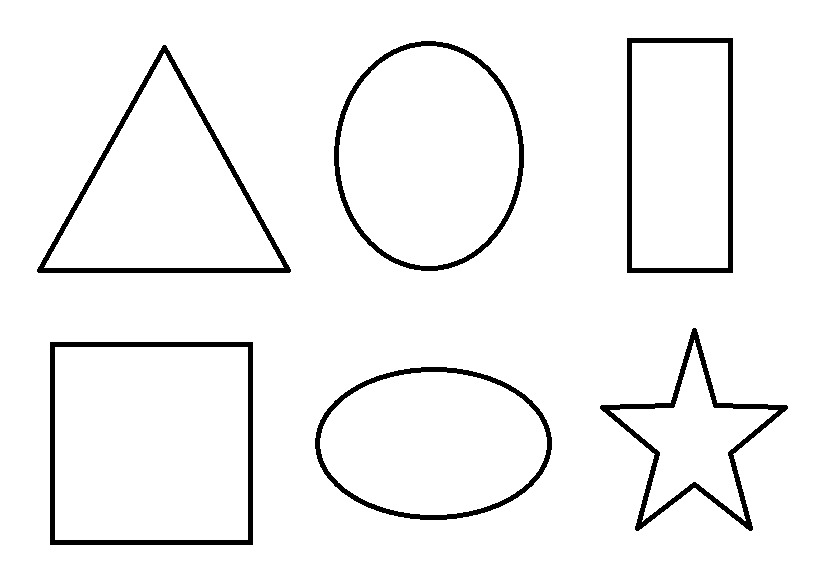
#> input picture Shape.jpg, 824 x 568 px
$ python 'Shape Matching.py'   (Python 2 division)   (older library calls are emulated)
#> lines starting #> are read from the running program, lines starting #| are printed output that depends on the picture; after the words box and inside, x2 and y2 are one past the last pixel; in counts of white or black regions, pixels touching at a corner belong together
import cv2

image = cv2.imread('Shape.jpg',0)
#> image is the input picture: shape (568, 824); min 0, max 255, mean 243.6

ret,thresh = cv2.threshold(image,127,255,1)
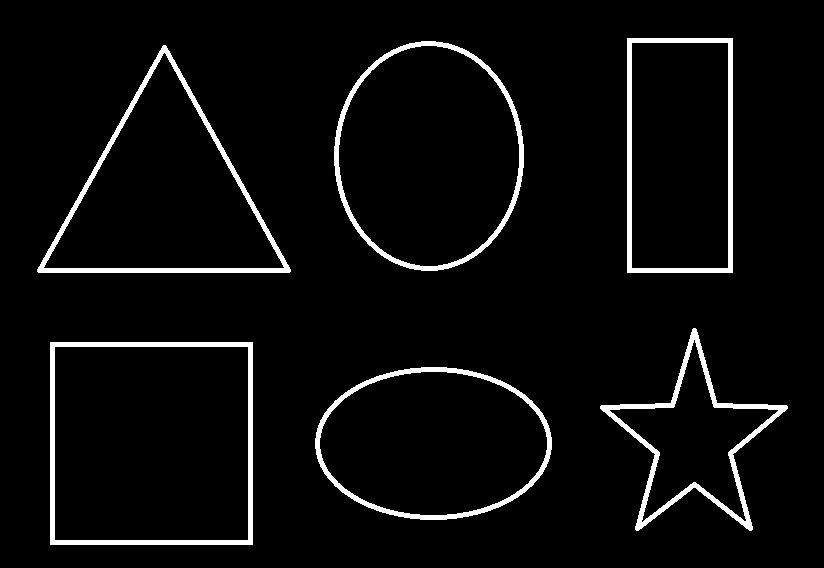
#> thresh: shape (568, 824); 4.5% white; 6 white regions


imageN, contours, hierarchy = cv2.findContours(thresh.copy(),cv2.RETR_LIST,cv2.CHAIN_APPROX_SIMPLE)
#> contours = 12 contours; largest, box (x1, y1, x2, y2) and area: (50, 342, 253, 545) 40804, (54, 346, 249, 541) 37634, (334, 41, 524, 271) 33996, (338, 45, 520, 267) 31361, (37, 45, 291, 273) 29310
print len(contours)
#| 12

n=len(contours)-1
#> n = 11
contours = sorted(contours,key=cv2.contourArea,reverse=False)[:n]
#> contours = 11 contours; largest, box (x1, y1, x2, y2) and area: (54, 346, 249, 541) 37634, (334, 41, 524, 271) 33996, (338, 45, 520, 267) 31361, (37, 45, 291, 273) 29310, (315, 367, 552, 520) 28184

for c in contours:
    epsilon = 0.01 * cv2.arcLength(c, True)
    approx = cv2.approxPolyDP(c, epsilon, True)
    print len(approx )
    if len(approx)==3:
        shape_name = "Triangle"
        cv2.drawContours(thresh,[c],0,(255,255,255),-1)
        # Finding Moments
        M = cv2.moments(c)
        cx = int(M['m10'] / M['m00'])
        cy = int(M['m01'] / M['m00'])
        cv2.putText(thresh,shape_name,(cx-45,cy),cv2.FONT_HERSHEY_COMPLEX,1,(0,0,255),1)


    elif len(approx)==4:
        x,y,w,h=cv2.boundingRect(c)
        M = cv2.moments(c)
        cx = int(M['m10'] / M['m00'])
        cy = int(M['m01'] / M['m00'])

        if w-h>=4:
            shape_name="Square"
            cv2.drawContours(thresh, [c], 0, (255,255,255), -1)
            cv2.putText(thresh, shape_name, (cx - 45, cy), cv2.FONT_HERSHEY_COMPLEX, 1, (0,0,255), 1)
        else:
            shape_name = "Rectangle"
            cv2.drawContours(thresh, [c], 0, (255,255,255), -1)
            cv2.putText(thresh, shape_name, (cx - 45, cy), cv2.FONT_HERSHEY_COMPLEX, 1, (0,0,255), 1)

    elif len(approx)==10:
        shape_name = "Star"
        cv2.drawContours(thresh, [c], 0, (255,255,255), -1)
        # Finding Moments
        M = cv2.moments(c)
        cx = int(M['m10'] / M['m00'])
        cy = int(M['m01'] / M['m00'])
        cv2.putText(thresh, shape_name, (cx - 45, cy), cv2.FONT_HERSHEY_COMPLEX, 1, (0,0,255), 1)


    elif len(approx)>=15:
        shape_name = "Circle"
        cv2.drawContours(thresh, [c], 0, (255,255,255), -1)
        # Finding Moments
        M = cv2.moments(c)
        cx = int(M['m10'] / M['m00'])
        cy = int(M['m01'] / M['m00'])
        cv2.putText(thresh , shape_name, (cx - 45, cy), cv2.FONT_HERSHEY_COMPLEX, 1, (0,0,255), 1)

    cv2.imshow("Shapes", thresh)
    cv2.waitKey(0)
#> this loop made 11 passes
#> (epsilon, approx, x, y, w, h, cx, cy) on passes 3, 4, 11: (6.44, [[632, 42], [728, 43], [727, 268], [631, 267]], 631, 42, 98, 227, 679, 155), (6.78, [[627, 38], [627, 272], [732, 272], [732, 38]], 627, 38, 106, 235, 679, 155), (7.74, [[54, 347], [247, 346], [248, 539], [55, 540]], 54, 346, 195, 195, 151, 443)
#> (epsilon, approx, shape_name, cx, cy) on passes 6, 8: (7.72, [[164, 52], [284, 267], [44, 268]], 'Triangle', 163, 195), (8.12, [[163, 45], [37, 271], [289, 272]], 'Triangle', 163, 195)
#| 10
#| 10
#| 4
#| 4
#| 14
#| 3
#| 14
#| 3
#> (further printed lines are left out)
#> pass 1, `cv2.imshow("Shapes", thresh)`:
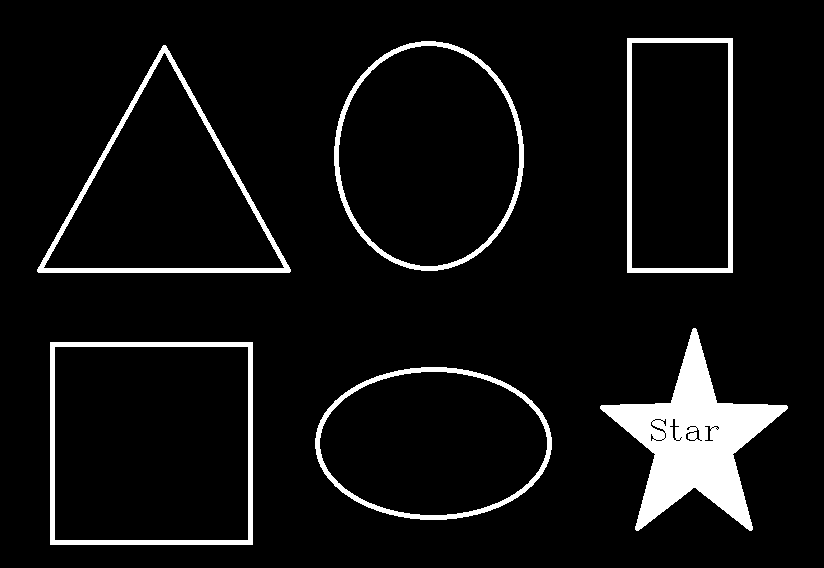
#> window 'Shapes': shape (568, 824); 6.6% white; 6 white regions, box (x1, y1, x2, y2) and area: (600, 328, 788, 531) 13828, (50, 342, 253, 545) 3960, (37, 45, 291, 273) 3764, (627, 38, 733, 273) 3310, (334, 41, 524, 271) 3219, (315, 367, 552, 520) 3010
#> after the loop:
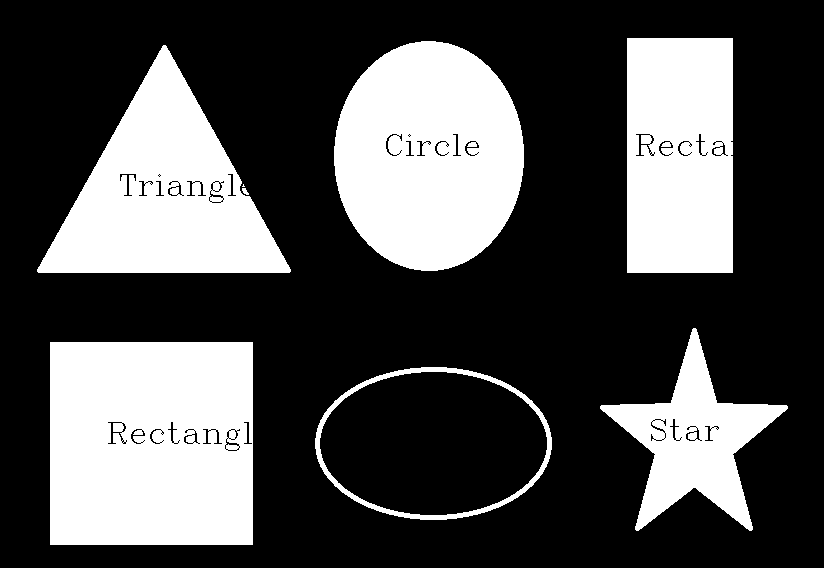
#> thresh: shape (568, 824); 31% white; 8 white regions (1 under 20 px), largest, box (x1, y1, x2, y2) and area: (50, 342, 253, 545) 40632, (334, 41, 524, 271) 33962, (37, 45, 291, 273) 29125


cv2.destroyAllWindows()
